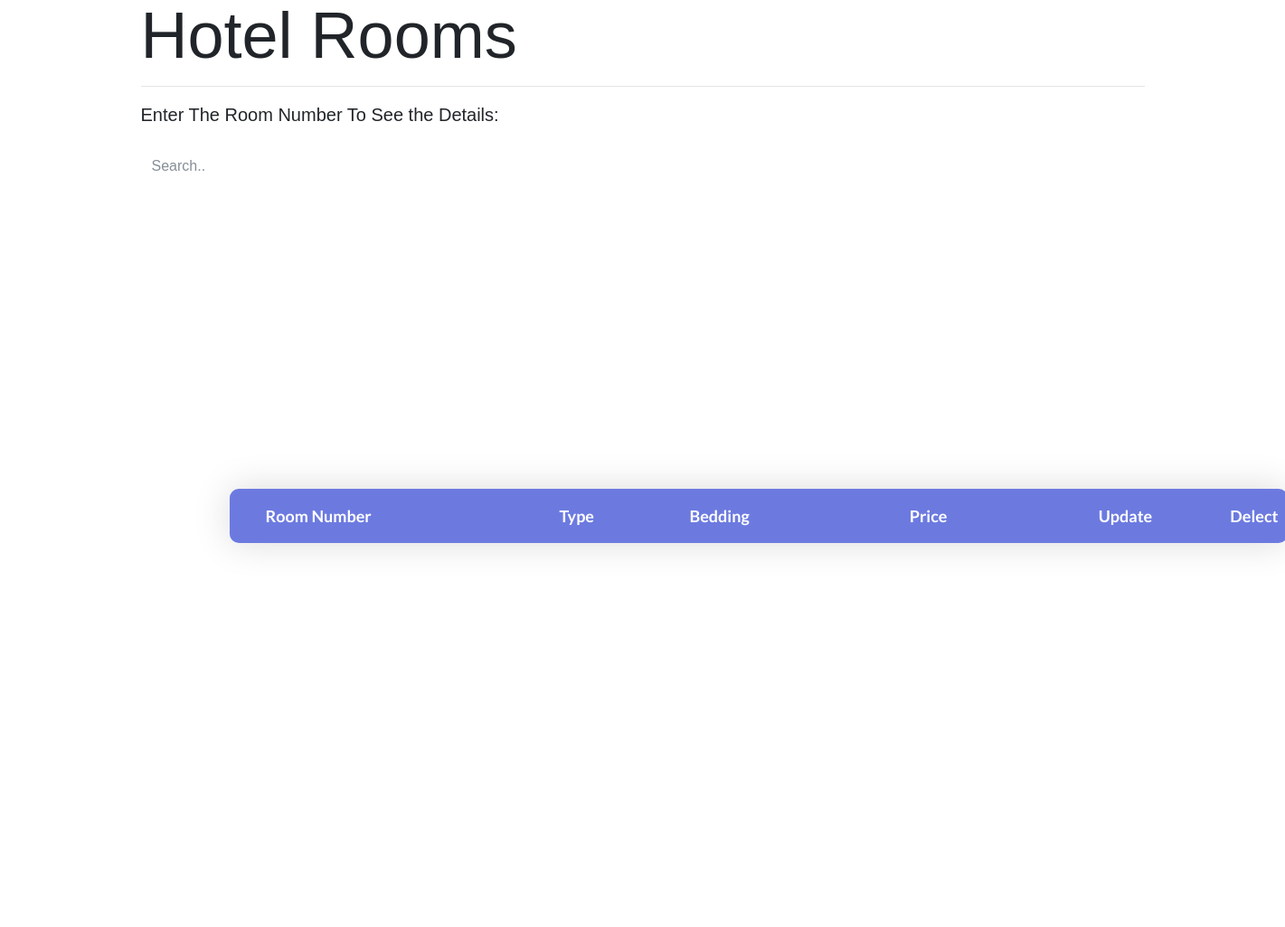
Before: /admin_room.php with the older database file.
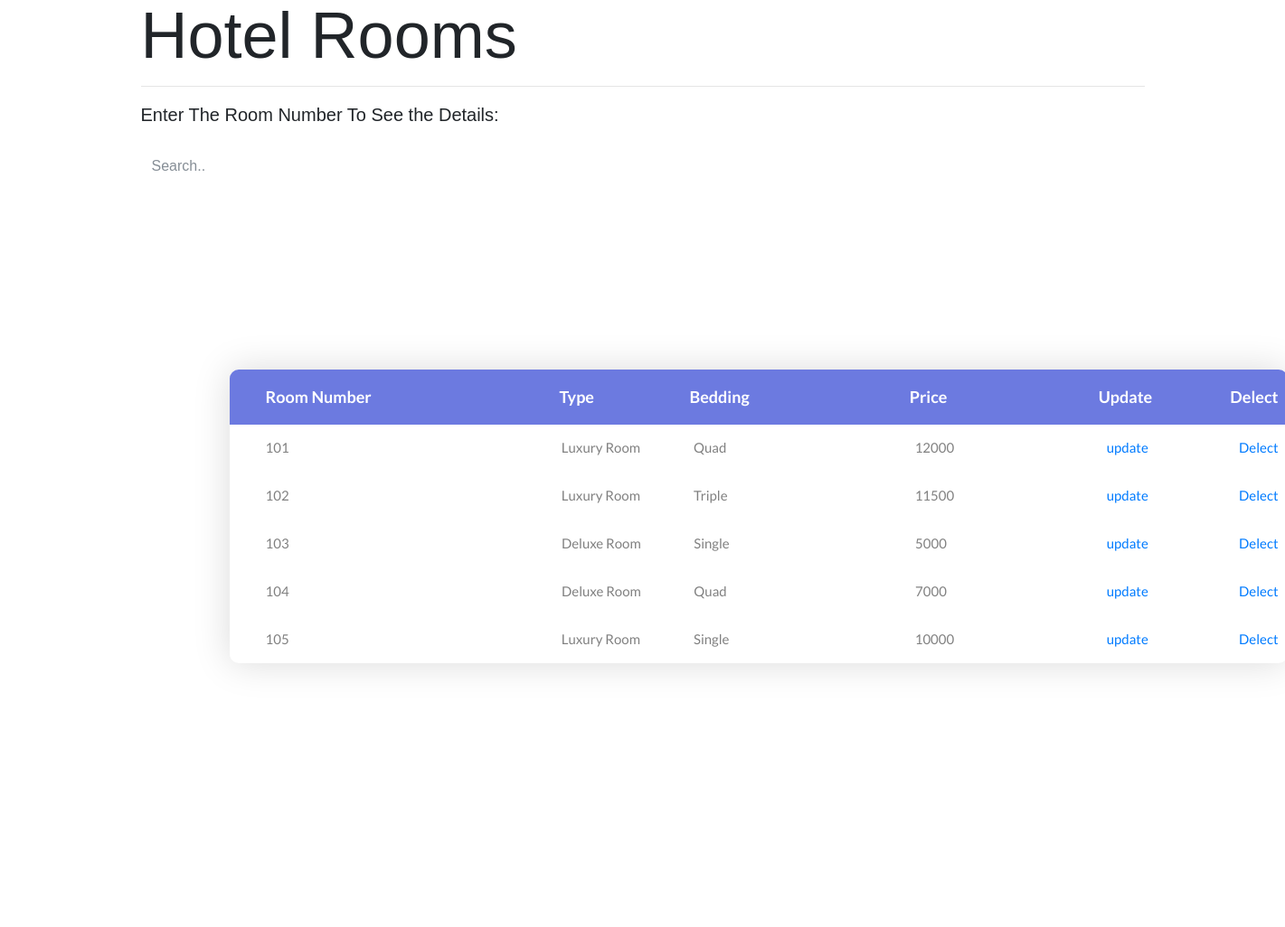
After: the same page with the newer database file.
### tables this page shows
CREATE TABLE `room_num` (
  `id` int(6) NOT NULL,
  `t_id` int(10) NOT NULL,
  `cusid` int(15) DEFAULT NULL
);

CREATE TABLE `room` (
  `id` int(10) UNSIGNED NOT NULL,
  `type` varchar(15) DEFAULT NULL,
  `bedding` varchar(10) DEFAULT NULL,
  `price` int(8) DEFAULT NULL
);

### admin_room.php (the view, shortened to what this page needs)
<!DOCTYPE html>
<html lang="en">
<head>
	<link rel="stylesheet" type="text/css" href="css/bootstrap.min.css">
	<link rel="stylesheet" type="text/css" href="fonts/font-awesome-4.7.0/css/font-awesome.min.css">
	<link rel="stylesheet" type="text/css" href="css/animate.css">
	<link rel="stylesheet" type="text/css" href="css/select2.min.css">
	<link rel="stylesheet" type="text/css" href="css/perfect-scrollbar.css">
	<link rel="stylesheet" type="text/css" href="css/util.css">
	<link rel="stylesheet" type="text/css" href="css/main.css">
</head>
<body>
	<div class="container">
	<h2 class="display-3">Hotel Rooms</h2>
	<hr>
  <p class="lead">Enter The Room Number To See the Details:</p><br> </di>
  <input class="form-control" id="myInput" type="text" placeholder="Search..">
  <br>
	<div class="limiter">
		<div class="container-table100">
			<div class="wrap-table100">
				<div class="table100 ver1 m-b-110">
					<div class="table100-head">
						<table>
							<thead>
								<tr class="row100 head">
									<th class="cell100 column1">Room Number</th>
									<th class="cell100 column2">Type</th>
									<th class="cell100 column3">Bedding</th>
									<th class="cell100 column4">Price</th>
									<th class="cell100 column5">Update</th>
									<th class="cell100 column5">Delect</th>
								</tr>
							</thead>
						</table>
					</div>
					<?php
                    require "connection.php";
                    $result= "SELECT rn.id,r.type,r.bedding,r.price
                              FROM room_num AS rn, room AS r
                              WHERE r.id=rn.t_id";
                    $query= mysqli_query($conn,$result);
                    while($row=mysqli_fetch_assoc($query)){
                    echo '<div class="table100-body js-pscroll">
						<table>
							<tbody id="myTable">
								<tr class="row100 body">
									<td class="cell100 column1">'.$row["id"].'</td>
									<td class="cell100 column2">'.$row["type"].'</td>
									<td class="cell100 column3">'.$row["bedding"].'</td>
									<td class="cell100 column4">'.$row["price"].'</td>
									<td class="cell100 column5"><a href=admin/update_room_form.php?id='.$row['id'].'>update</a></td>
									<td class="cell100 column6"><a href=admin/delect_room.php?id='.$row['id'].'>Delect</a></td>
								</tr>
							</tbody>
						</table>
					</div>';
                }
					?>
									</div>
				</div>
			</div>
		</div>
</body>
</html>

Changed rows visible on the page:
added room_num: id "101", room.type "Luxury Room", room.bedding "Quad", room.price "12000"
added room_num: id "102", room.type "Luxury Room", room.bedding "Triple", room.price "11500"
added room_num: id "103", room.type "Deluxe Room", room.bedding "Single", room.price "5000"
added room_num: id "104", room.type "Deluxe Room", room.bedding "Quad", room.price "7000"
added room_num: id "105", room.type "Luxury Room", room.bedding "Single", room.price "10000"
